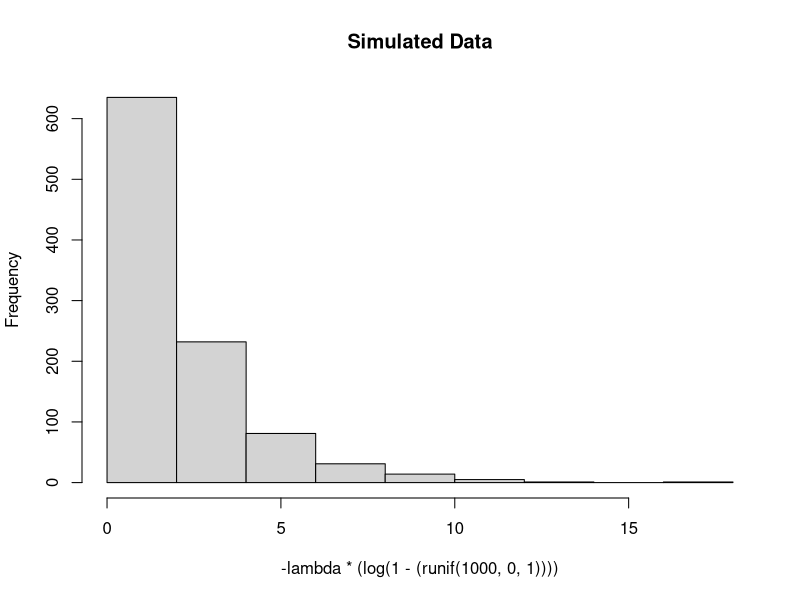
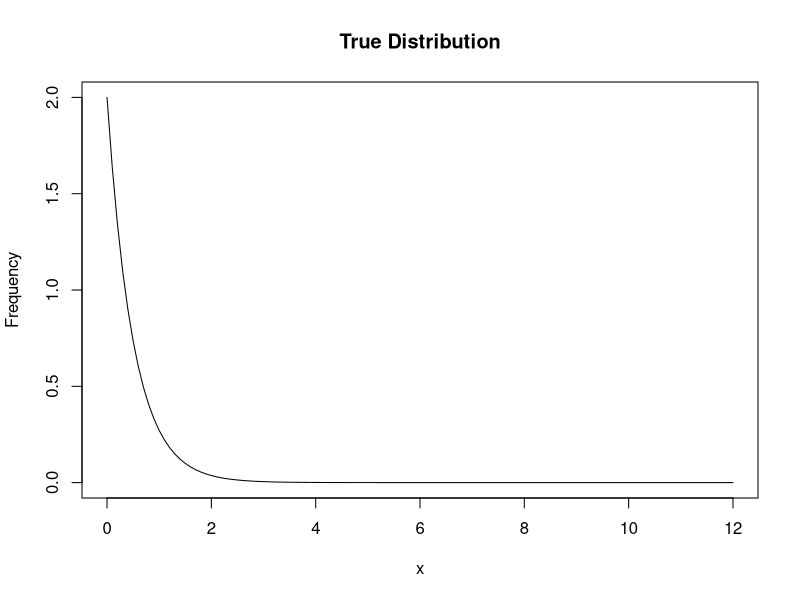

These figures' R source, in order:
## ---- chunk 1
knitr::opts_chunk$set(echo = TRUE)
## ---- chunk 2
lambda <- 2
hist(-lambda * (log(1-(runif(1000,0,1)))), main = "Simulated Data")

x <- seq(0,12,0.1)
plot(x,dexp(x,lambda),type = "l",main = "True Distribution",ylab = "Frequency")
